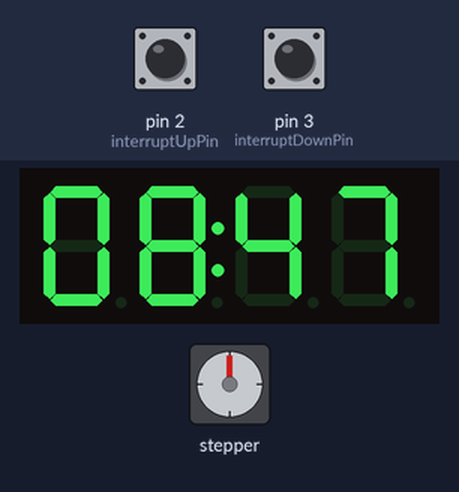
A sketch run on a simulated Arduino Uno, built with avr-gcc and run on an emulated ATmega328P. On the bench: stepper motor, 4-digit seven-segment display. Wiring (inferred from the names in the program): stepper motor driver (200 steps per turn assumed): step pin 5; direction pin 4. Inputs (shaded band) come from the test bench; at power-on: pin 2 (interruptUpPin) HIGH, pin 3 (interruptDownPin) HIGH.

Above: at 1.7 s.
1.8 s: pin 2 (interruptUpPin) pulled LOW for 0.15 s
At 10.5 s:
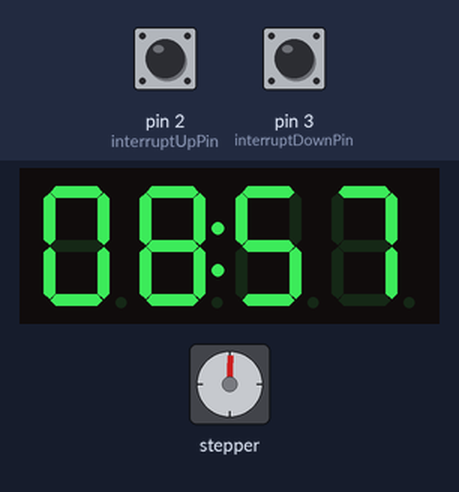
19.1 s: pin 2 (interruptUpPin) pulled LOW for 1 s
36.4 s: pin 3 (interruptDownPin) pulled LOW for 0.15 s
58.5 s: pin 3 (interruptDownPin) pulled LOW for 1 s
At 95.7 s:
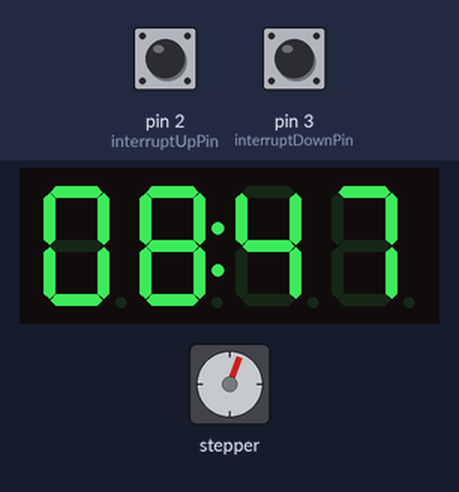
Timing chart, 0 to 104.7 s (numbered marks = the images above; inputs shaded):
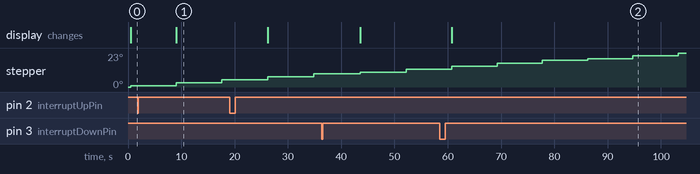

Measured:
- after the input at 1.8 s, the display: changes after 7.2 s (image 1)
- after the input at 58.5 s, the display: changes after 2.3 s (image 2)

The sketch:

star_tracker.ino
```cpp
/*     Star Tracker
 *
 *  by Roy Darnell, www.strangerequests.net
 *
 */

 /* 200 steps per round * 51 reduction gear = 10200 steps per round
 * 360 degrees per day -> 24 hours * 60 minutes * 60 seconds = 86400
 * 86400 seconds per rotation / 10200 steps per rotation = 8.47 seconds per step
 */
const float turning_constant = 8.470588;
#include <TM1637Display.h>
#define CLK 9
#define DIO 8
TM1637Display display = TM1637Display(CLK, DIO);

const uint8_t data[] = {0xff, 0xff, 0xff, 0xff}; // Create array that turns all segments on
const uint8_t blank[] = {0x00, 0x00, 0x00, 0x00};
const uint8_t done[] = {
  SEG_B | SEG_C | SEG_D | SEG_E | SEG_G,           // d
  SEG_A | SEG_B | SEG_C | SEG_D | SEG_E | SEG_F,   // O
  SEG_C | SEG_E | SEG_G,                           // n
  SEG_A | SEG_D | SEG_E | SEG_F | SEG_G            // E
};

const int debounce_limit = 200; //debounce limit in ms
const int interruptUpPin = 2, interruptDownPin = 3;
volatile bool up_button_pressed = false;
unsigned long lastPress; //for buttons
const int stepPin = 5;
const int dirPin = 4;
int rotation_dir = 1;
float CurrentRPM = turning_constant;

void setup() {
  // Sets the two pins as Outputs
  pinMode(stepPin,OUTPUT);
  pinMode(dirPin,OUTPUT);
  pinMode(interruptUpPin, INPUT_PULLUP);
  pinMode(interruptDownPin, INPUT_PULLUP);
  attachInterrupt( digitalPinToInterrupt( interruptUpPin ), increaseRPM, RISING );
  attachInterrupt( digitalPinToInterrupt( interruptDownPin ), decreaseRPM, RISING );
  display.clear();
  display.setBrightness(7);
  delay(500);
}
void loop() {
  digitalWrite(dirPin,HIGH ); // Enables the motor to move in a particular direction
  for(int x = 0; x < 1; x++) { //1 step a time
    digitalWrite(stepPin,HIGH);
    delayMicroseconds(500);
    digitalWrite(stepPin,LOW);
    delayMicroseconds(500);
  }
  display.showNumberDecEx(CurrentRPM*100,0b01000000,true);
  delay(CurrentRPM*1000); //*1000 = 1 milisec
}

void change_dir(){
  if (rotation_dir == 1){
    digitalWrite(dirPin,HIGH); // Enables the motor to move in a particular direction
  }
  else {
    digitalWrite(dirPin,LOW); // Enables the motor to move in a particular direction
  }
  rotation_dir = !rotation_dir;
}

void increaseRPM(){
  if ((millis()-lastPress>=debounce_limit))
  {
    lastPress = millis();
    CurrentRPM += 0.1;
  }
}

void decreaseRPM(){
  if ((millis()-lastPress>=debounce_limit) && (CurrentRPM > 0.1))
  {
    lastPress = millis();
    CurrentRPM -= 0.1;
  }
}
```
